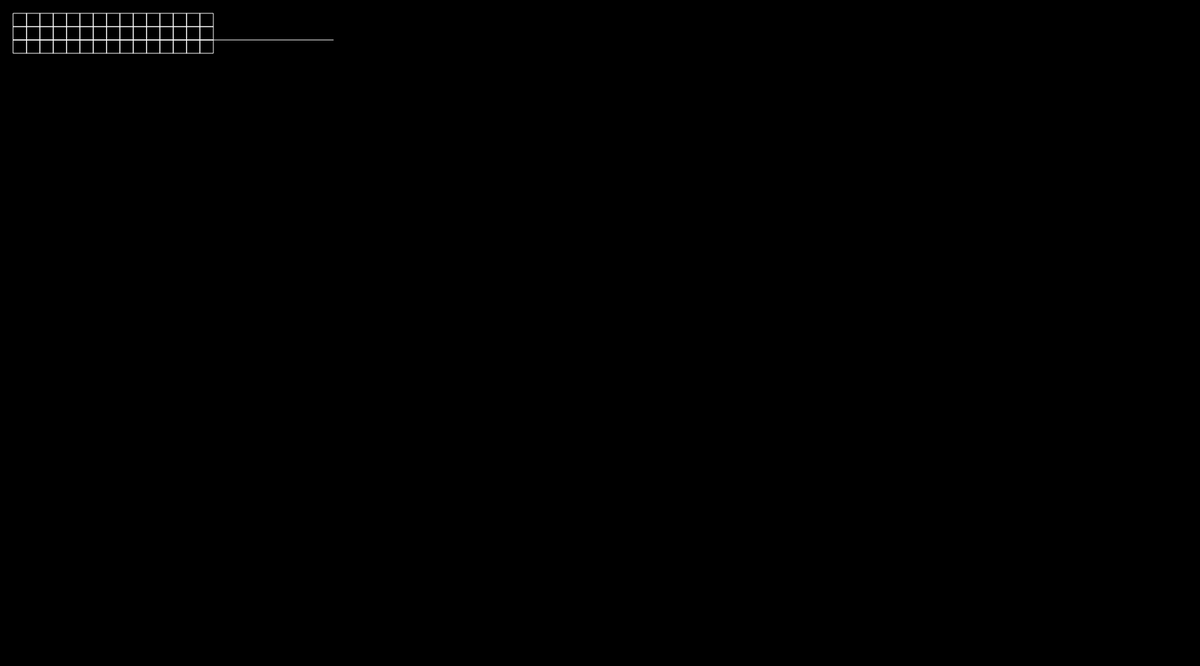
Frame 1 (no input)
Frame 2 (the mouse pressed at the canvas centre, redrawn once): identical to frame 1, image omitted

The p5.js sketch that drew this single still picture (run headless with seeded random() and noise() and a simulated clock; the mouse was pressed at the canvas centre and the sketch redrawn once):

// p5.js sketch
// ── sketch.js
function setup() {
  createCanvas(1800, 1000);
  noStroke();
  noLoop();
}

function draw() {
  background(0);
  strokeWeight(1);
  stroke(255);

  for (var x = 20; x <= 300; x = x + 20) {
    for (var y = 20; y <= 60; y = y + 20) {
    fill(255, 0);
    //fill(random(255), 0, random(255, 0));
    //ellipse(x, y, 10, 10)
    rect(x, y, 20, 20)
    }
  }



  strokeWeight(1);
  stroke(255);
  line(20, 60, 500, 60);

}
